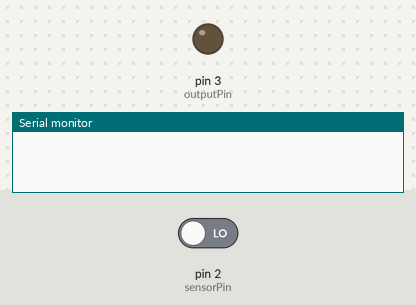
Bench run of a sketch on a simulated Arduino Uno, built with avr-gcc and run on an emulated ATmega328P. On the bench: output pins drawn as LEDs (lit = HIGH), the last lines printed to the serial monitor. Inputs (shaded band) come from the test bench; at power-on: pin 2 (sensorPin) LOW.

Above: at 1.2 s.
1.3 s: pin 2 (sensorPin) driven HIGH
At 2.0 s:
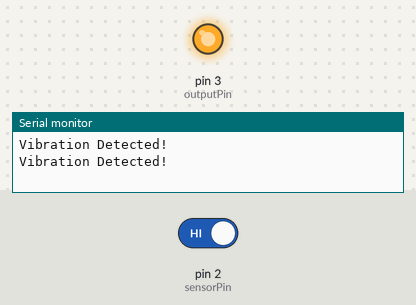
2.8 s: pin 2 (sensorPin) driven LOW
At 3.1 s:
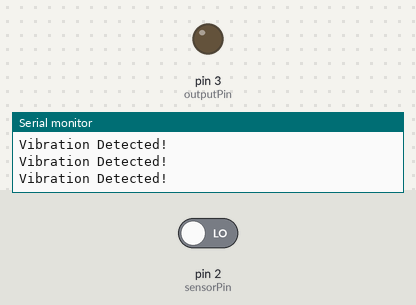
Timing chart, 0 to 5.8 s (numbered marks = the images above; inputs shaded):
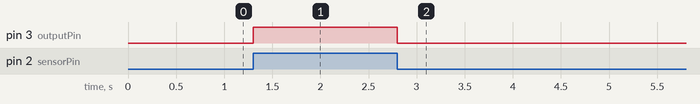

Measured:
- after the input at 1.3 s, pin 3 (outputPin): LOW → HIGH at once
- after the input at 2.8 s, pin 3 (outputPin): HIGH → LOW at once

The sketch:

vibrationbot.ino
```cpp
const int sensorPin = 2;     // Input from vibration sensor
const int outputPin = 3;    // Output to LED or buzzer

void setup() {
  pinMode(sensorPin, INPUT);
  pinMode(outputPin, OUTPUT);
  Serial.begin(9600);
}

void loop() {
  int sensorValue = digitalRead(sensorPin);

  if (sensorValue == HIGH) {
    digitalWrite(outputPin, HIGH);
    Serial.println("Vibration Detected!");
    delay(500);
  } else {
    digitalWrite(outputPin, LOW);
  }
}
```
